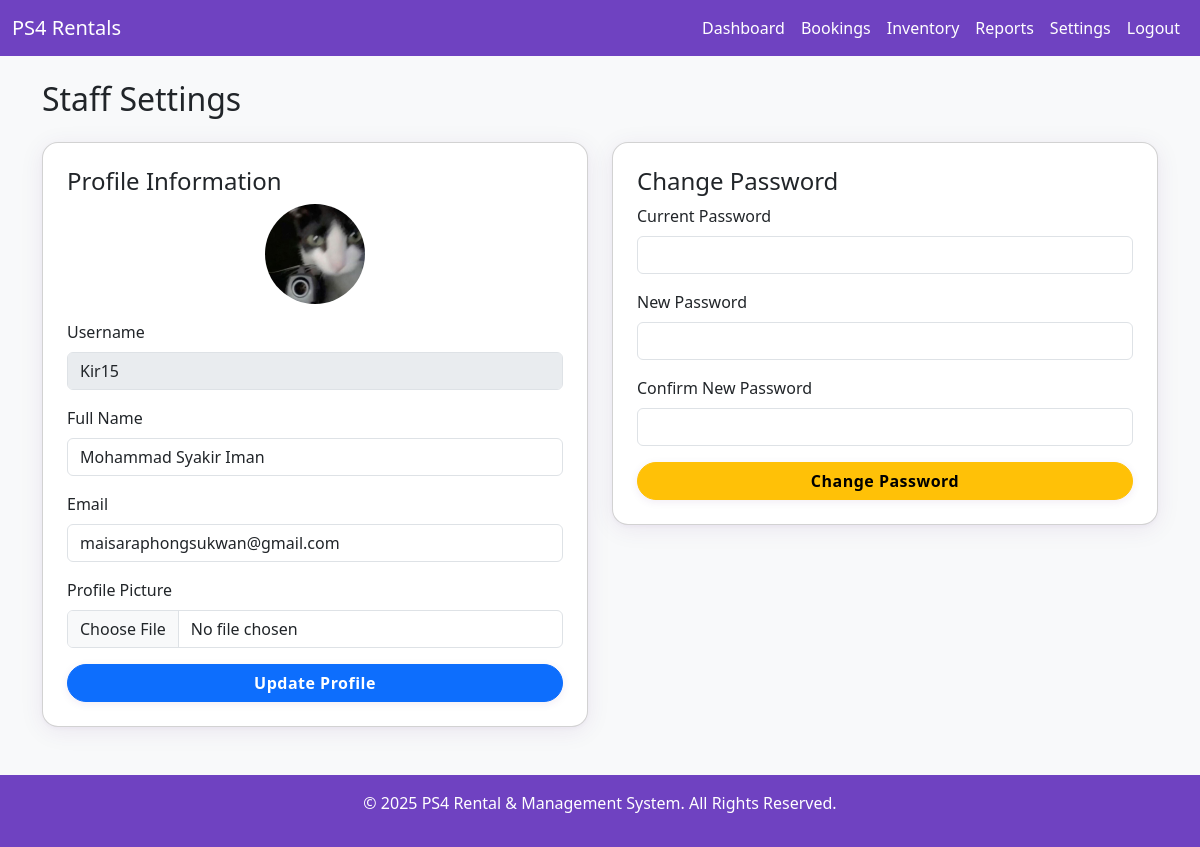
Screenshot of /staff/staff_settings.php (signed in) with the database file from the repository.
### tables this page shows
CREATE TABLE IF NOT EXISTS `staffs` (
  `staff_ID` varchar(10) NOT NULL,
  `staff_username` varchar(50) NOT NULL,
  `staff_full_name` varchar(100) NOT NULL,
  `staff_email` varchar(100) NOT NULL,
  `staff_password_hash` varchar(255) NOT NULL,
  `staff_profile_picture` varchar(255) DEFAULT NULL,
  `staff_role` enum('staff','admin') NOT NULL DEFAULT 'staff',
  `is_active` tinyint(1) NOT NULL DEFAULT '1',
  `staff_phone_no` varchar(20) DEFAULT NULL,
  `created_at` timestamp NOT NULL DEFAULT CURRENT_TIMESTAMP,
  `failed_login_attempts` int NOT NULL DEFAULT '0',
  `last_failed_login` timestamp NULL DEFAULT NULL,
  `remember_token` varchar(64) DEFAULT NULL,
  `status` enum('active','banned','pending_verification') NOT NULL DEFAULT 'pending_verification',
  `verification_token` varchar(64) DEFAULT NULL,
  PRIMARY KEY (`staff_ID`),
  UNIQUE KEY `staff_username` (`staff_username`),
  UNIQUE KEY `staff_email` (`staff_email`)
);

### staff/staff_settings.php (the view, shortened to what this page needs)
<?php
require_once '../db_connection.php';
require_once '../partials/header.php';
$staff_ID = $_SESSION['staff_ID'];
$stmt = $pdo->prepare('SELECT * FROM staffs WHERE staff_ID = ?');
$stmt->execute([$staff_ID]);
$staff = $stmt->fetch();
?>
<h2 class="mb-4">Staff Settings</h2>
<div class="row">
    <div class="col-md-6">
        <form method="post" enctype="multipart/form-data" class="card p-4 mb-4">
            <h4>Profile Information</h4>
            <div class="mb-3 text-center">
                <?php if ($staff['staff_profile_picture']): ?>
                    <img src="/ps4rentalsystem/uploads/images/<?php echo htmlspecialchars($staff['staff_profile_picture']); ?>" alt="Profile Picture" class="rounded-circle" width="100" height="100">
                <?php else: ?>
                    <img src="https://via.placeholder.com/100x100?text=No+Image" class="rounded-circle" alt="No Image">
                <?php endif; ?>
            </div>
            <div class="mb-3">
                <label class="form-label">Username</label>
                <input type="text" class="form-control" value="<?php echo htmlspecialchars($staff['staff_username']); ?>" disabled>
            </div>
            <div class="mb-3">
                <label class="form-label">Full Name</label>
                <input type="text" class="form-control" name="full_name" value="<?php echo htmlspecialchars($staff['staff_full_name']); ?>" required>
            </div>
            <div class="mb-3">
                <label class="form-label">Email</label>
                <input type="email" class="form-control" name="email" value="<?php echo htmlspecialchars($staff['staff_email']); ?>" required>
            </div>
            <div class="mb-3">
                <label class="form-label">Profile Picture</label>
                <input type="file" class="form-control" name="profile_picture" accept="image/*">
            </div>
            <button type="submit" name="update_profile" class="btn btn-primary">Update Profile</button>
        </form>
    </div>
    <div class="col-md-6">
        <form method="post" class="card p-4">
            <h4>Change Password</h4>
            <div class="mb-3">
                <label class="form-label">Current Password</label>
                <input type="password" class="form-control" name="current_password" required>
            </div>
            <div class="mb-3">
                <label class="form-label">New Password</label>
                <input type="password" class="form-control" name="new_password" required>
            </div>
            <div class="mb-3">
                <label class="form-label">Confirm New Password</label>
                <input type="password" class="form-control" name="confirm_password" required>
            </div>
            <button type="submit" name="change_password" class="btn btn-warning">Change Password</button>
        </form>
    </div>
</div>
<?php require_once '../partials/footer.php'; ?>

### css/style.css (style rules this page uses)
body { background-color: #f8f9fa; }
.card, .hero-section { border-radius: 1rem; box-shadow: 0 4px 24px rgba(80, 0, 120, 0.08), 0 1.5px 4px rgba(80,0,120,0.04); }
.btn, .btn-purple { border-radius: 2rem; font-weight: 600; letter-spacing: 0.5px; transition: background 0.2s, color 0.2s, box-shadow 0.2s; box-shadow: 0 2px 8px rgba(80,0,120,0.08); }

### rows the page displays
staffs: staff_profile_picture (picture), staff_username "Kir15", full_name "Mohammad Syakir Iman", email "maisaraphongsukwan@gmail.com"
